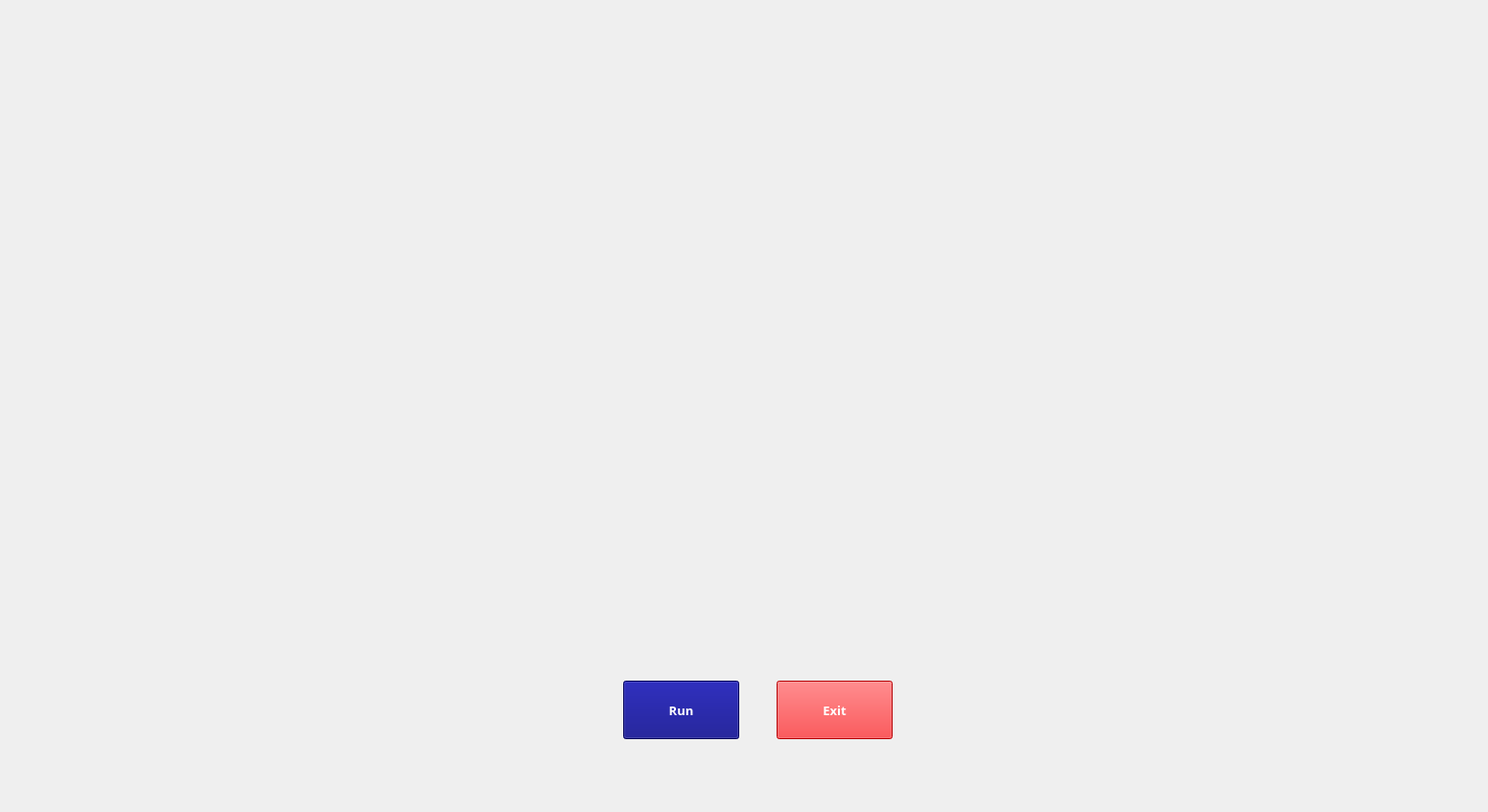
<?xml version="1.0" encoding="UTF-8"?>
<ui version="4.0">
 <class>JarvisUI</class>
 <widget class="QMainWindow" name="JarvisUI">
  <property name="geometry">
   <rect>
    <x>0</x>
    <y>0</y>
    <width>1552</width>
    <height>847</height>
   </rect>
  </property>
  <property name="windowTitle">
   <string>MainWindow</string>
  </property>
  <widget class="QWidget" name="centralwidget">
   <widget class="QLabel" name="label">
    <property name="geometry">
     <rect>
      <x>-1060</x>
      <y>-310</y>
      <width>2621</width>
      <height>1191</height>
     </rect>
    </property>
    <property name="autoFillBackground">
     <bool>false</bool>
    </property>
    <property name="text">
     <string/>
    </property>
    <property name="pixmap">
     <pixmap>F:/Pictures/13.jpg</pixmap>
    </property>
    <property name="scaledContents">
     <bool>true</bool>
    </property>
    <property name="alignment">
     <set>Qt::AlignCenter</set>
    </property>
   </widget>
   <widget class="QPushButton" name="pushButton">
    <property name="geometry">
     <rect>
      <x>650</x>
      <y>710</y>
      <width>121</width>
      <height>61</height>
     </rect>
    </property>
    <property name="font">
     <font>
      <family>Fira Sans SemiBold</family>
      <pointsize>10</pointsize>
      <weight>75</weight>
      <bold>true</bold>
     </font>
    </property>
    <property name="styleSheet">
     <string notr="true">background-color: rgb(0, 0, 127);
selection-color: rgb(0, 255, 0);
border-color: rgb(255, 255, 255);
color: rgb(255, 255, 255);</string>
    </property>
    <property name="text">
     <string>Run</string>
    </property>
   </widget>
   <widget class="QPushButton" name="pushButton_2">
    <property name="geometry">
     <rect>
      <x>810</x>
      <y>710</y>
      <width>121</width>
      <height>61</height>
     </rect>
    </property>
    <property name="font">
     <font>
      <family>Fira Sans SemiBold</family>
      <pointsize>10</pointsize>
      <weight>75</weight>
      <bold>true</bold>
     </font>
    </property>
    <property name="styleSheet">
     <string notr="true">background-color: rgb(255, 0, 4);
selection-color: rgb(0, 255, 0);
border-color: rgb(255, 255, 255);
color: rgb(255, 255, 255);</string>
    </property>
    <property name="text">
     <string>Exit</string>
    </property>
   </widget>
   <widget class="QLabel" name="label_2">
    <property name="geometry">
     <rect>
      <x>670</x>
      <y>0</y>
      <width>231</width>
      <height>241</height>
     </rect>
    </property>
    <property name="text">
     <string/>
    </property>
    <property name="pixmap">
     <pixmap>../d.gif</pixmap>
    </property>
    <property name="alignment">
     <set>Qt::AlignCenter</set>
    </property>
   </widget>
   <widget class="QLabel" name="label_3">
    <property name="geometry">
     <rect>
      <x>430</x>
      <y>510</y>
      <width>701</width>
      <height>121</height>
     </rect>
    </property>
    <property name="text">
     <string/>
    </property>
    <property name="pixmap">
     <pixmap>../4.gif</pixmap>
    </property>
    <property name="alignment">
     <set>Qt::AlignCenter</set>
    </property>
   </widget>
   <widget class="QLabel" name="label_4">
    <property name="geometry">
     <rect>
      <x>0</x>
      <y>0</y>
      <width>781</width>
      <height>841</height>
     </rect>
    </property>
    <property name="text">
     <string/>
    </property>
    <property name="pixmap">
     <pixmap>../c.gif</pixmap>
    </property>
    <property name="alignment">
     <set>Qt::AlignCenter</set>
    </property>
   </widget>
   <widget class="QLabel" name="label_5">
    <property name="geometry">
     <rect>
      <x>780</x>
      <y>0</y>
      <width>771</width>
      <height>841</height>
     </rect>
    </property>
    <property name="text">
     <string/>
    </property>
    <property name="pixmap">
     <pixmap>../c.gif</pixmap>
    </property>
    <property name="alignment">
     <set>Qt::AlignCenter</set>
    </property>
   </widget>
   <zorder>label</zorder>
   <zorder>label_5</zorder>
   <zorder>label_4</zorder>
   <zorder>label_2</zorder>
   <zorder>pushButton</zorder>
   <zorder>pushButton_2</zorder>
   <zorder>label_3</zorder>
  </widget>
 </widget>
 <resources/>
 <connections/>
</ui>
